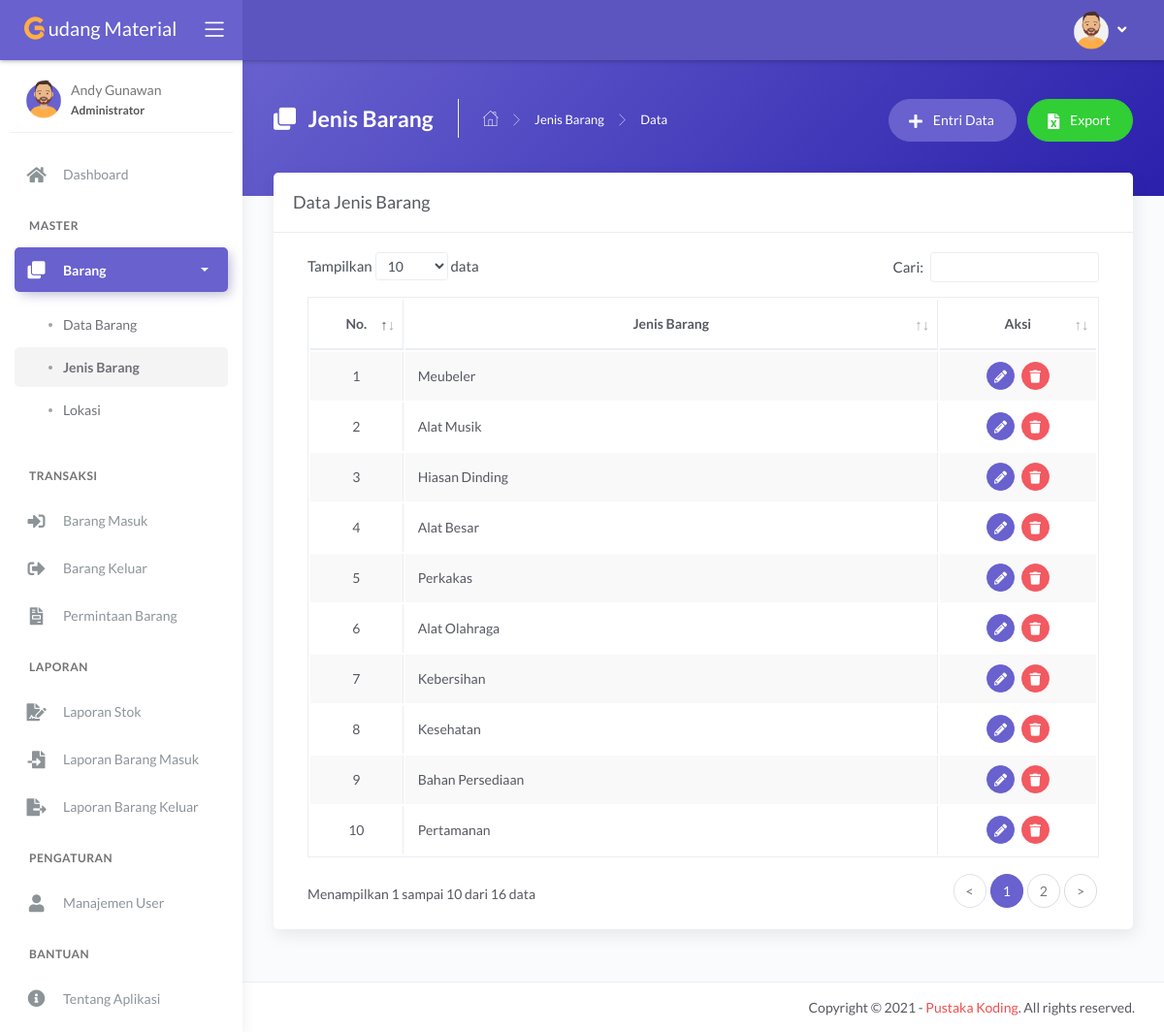
Screenshot of /main.php?module=jenis (signed in) with the database file from the repository.
### tables this page shows
CREATE TABLE `tbl_jenis` (
  `id_jenis` int NOT NULL,
  `nama_jenis` varchar(50) NOT NULL
);

### modules/jenis/tampil_data.php (the view, shortened to what this page needs)
<?php
if (basename($_SERVER['PHP_SELF']) === basename(__FILE__)) {
    header('location: 404.html');
}
else {
?>
    <div class="panel-header bg-secondary-gradient">
        <div class="page-inner py-45">
            <div class="d-flex align-items-left align-items-md-top flex-column flex-md-row">
                <div class="page-header text-white">
                    <h4 class="page-title text-white"><i class="fas fa-clone mr-2"></i> Jenis Barang</h4>
                    <ul class="breadcrumbs">
                        <li class="nav-home"><a href="?module=dashboard"><i class="flaticon-home text-white"></i></a></li>
                        <li class="separator"><i class="flaticon-right-arrow"></i></li>
                        <li class="nav-item"><a href="?module=jenis" class="text-white">Jenis Barang</a></li>
                        <li class="separator"><i class="flaticon-right-arrow"></i></li>
                        <li class="nav-item"><a>Data</a></li>
                    </ul>
                </div>
                <div class="ml-md-auto py-2 py-md-0">
                    <a href="?module=form_entri_jenis" class="btn btn-secondary btn-round mr-2">
                        <span class="btn-label"><i class="fa fa-plus mr-2"></i></span> Entri Data
                    </a>
                    <a href="modules/jenis/export.php" class="btn btn-success btn-round">
                        <span class="btn-label"><i class="fa fa-file-excel mr-2"></i></span> Export
                    </a>
                </div>
            </div>
        </div>
    </div>
    <div class="page-inner mt--5">
        <div class="card">
            <div class="card-header">
                <div class="card-title">Data Jenis Barang</div>
            </div>
            <div class="card-body">
                <div class="table-responsive">
                    <table id="basic-datatables" class="display table table-bordered table-striped table-hover">
                        <thead>
                            <tr>
                                <th class="text-center">No.</th>
                                <th class="text-center">Jenis Barang</th>
                                <th class="text-center">Aksi</th>
                            </tr>
                        </thead>
                        <tbody>
                            <?php
                            $no = 1;
                            $query = mysqli_query($mysqli, "SELECT * FROM tbl_jenis ORDER BY id_jenis DESC")
                                                            or die('Ada kesalahan pada query tampil data : ' . mysqli_error($mysqli));
                            while ($data = mysqli_fetch_assoc($query)) { ?>
                                <tr>
                                    <td width="30" class="text-center"><?php echo $no++; ?></td>
                                    <td width="300"><?php echo $data['nama_jenis']; ?></td>
                                    <td width="70" class="text-center">
                                        <div>
                                            <a href="?module=form_ubah_jenis&id=<?php echo $data['id_jenis']; ?>" class="btn btn-icon btn-round btn-secondary btn-sm mr-md-1" data-toggle="tooltip" data-placement="top" title="Ubah">
                                                <i class="fas fa-pencil-alt fa-sm"></i>
                                            </a>
                                            <a href="modules/jenis/proses_hapus.php?id=<?php echo $data['id_jenis']; ?>" onclick="return confirm('Anda yakin ingin menghapus data jenis barang <?php echo $data['nama_jenis']; ?>?')" class="btn btn-icon btn-round btn-danger btn-sm" data-toggle="tooltip" data-placement="top" title="Hapus">
                                                <i class="fas fa-trash fa-sm"></i>
                                            </a>
                                        </div>
                                    </td>
                                </tr>
                            <?php } ?>
                        </tbody>
                    </table>
                </div>
            </div>
        </div>
    </div>
<?php } ?>

### rows the page displays
tbl_jenis: nama_jenis "Meubeler"
tbl_jenis: nama_jenis "Alat Musik"
tbl_jenis: nama_jenis "Hiasan Dinding"
tbl_jenis: nama_jenis "Alat Besar"
tbl_jenis: nama_jenis "Perkakas"
tbl_jenis: nama_jenis "Alat Olahraga"
tbl_jenis: nama_jenis "Kebersihan"
tbl_jenis: nama_jenis "Kesehatan"
tbl_jenis: nama_jenis "Bahan Persediaan"
tbl_jenis: nama_jenis "Pertamanan"

### other values shown
$_SESSION['nama_user'] "Andy Gunawan"
$_SESSION['hak_akses'] "Administrator"
